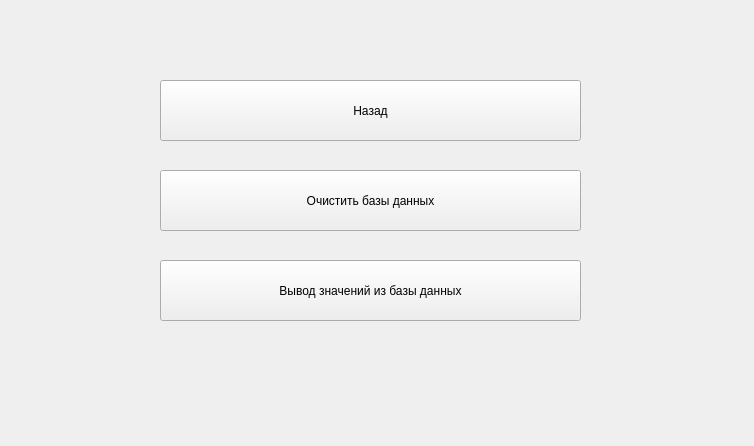
<?xml version="1.0" encoding="UTF-8"?>
<ui version="4.0">
 <class>Form</class>
 <widget class="QWidget" name="Form">
  <property name="geometry">
   <rect>
    <x>0</x>
    <y>0</y>
    <width>754</width>
    <height>446</height>
   </rect>
  </property>
  <property name="windowTitle">
   <string>Form</string>
  </property>
  <widget class="QPushButton" name="pushButton_3">
   <property name="geometry">
    <rect>
     <x>160</x>
     <y>170</y>
     <width>421</width>
     <height>61</height>
    </rect>
   </property>
   <property name="text">
    <string>Очистить базы данных</string>
   </property>
  </widget>
  <widget class="QPushButton" name="pushButton_4">
   <property name="geometry">
    <rect>
     <x>160</x>
     <y>260</y>
     <width>421</width>
     <height>61</height>
    </rect>
   </property>
   <property name="text">
    <string>Вывод значений из базы данных</string>
   </property>
  </widget>
  <widget class="QPushButton" name="pushButton_6">
   <property name="geometry">
    <rect>
     <x>160</x>
     <y>80</y>
     <width>421</width>
     <height>61</height>
    </rect>
   </property>
   <property name="text">
    <string>Назад</string>
   </property>
  </widget>
 </widget>
 <resources/>
 <connections/>
</ui>
